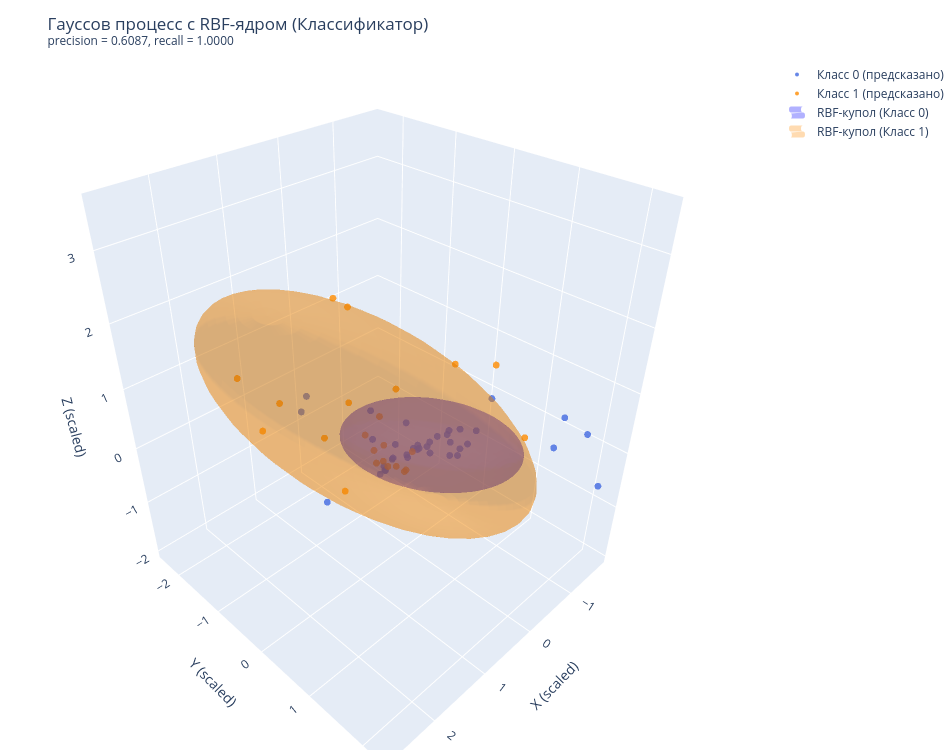

Notebook source saved alongside this figure:
### Code cell
def create_rbf_dome(data, n_std=1.8, n_pts=35):
    mean = np.mean(data, axis=0)
    cov = np.cov(data, rowvar=False)
    vals, vecs = np.linalg.eigh(cov)
    
    u = np.linspace(0, 2 * np.pi, n_pts)
    v = np.linspace(0, np.pi, n_pts)
    x = np.outer(np.cos(u), np.sin(v))
    y = np.outer(np.sin(u), np.sin(v))
    z = np.outer(np.ones_like(u), np.cos(v))
    sphere = np.stack([x, y, z], axis=-1)
    
    radii = n_std * np.sqrt(np.maximum(vals, 0))
    dome = (sphere * radii) @ vecs.T + mean
    return dome[:, :, 0], dome[:, :, 1], dome[:, :, 2]


# Выделяем точки для построения экспоненциальных куполов
pts_c0 = x_tr_sc[y_tr == 0]  # Класс 0 (Выборка 1)
pts_c1 = x_tr_sc[y_tr == 1]  # Класс 1 (Выборки 2 и 3)

# Считаем форму куполов
x_d0, y_d0, z_d0 = create_rbf_dome(pts_c0, n_std=1.8)
x_d1, y_d1, z_d1 = create_rbf_dome(pts_c1, n_std=1.8)


# ==============================================================
# 3. 3D-график в Plotly
# ==============================================================
fig = go.Figure()

# --- Точки Класса 0 (предсказанные или истинные) ---
fig.add_trace(go.Scatter3d(
    x=xt_sc[yg_pr == 0, 0],
    y=xt_sc[yg_pr == 0, 1],
    z=xt_sc[yg_pr == 0, 2],
    mode='markers',
    marker=dict(size=4, color='royalblue', opacity=0.8),
    name='Класс 0 (предсказано)'
))

# --- Точки Класса 1 (предсказанные или истинные) ---
fig.add_trace(go.Scatter3d(
    x=xt_sc[yg_pr == 1, 0],
    y=xt_sc[yg_pr == 1, 1],
    z=xt_sc[yg_pr == 1, 2],
    mode='markers',
    marker=dict(size=4, color='darkorange', opacity=0.8),
    name='Класс 1 (предсказано)'
))

# --- Объемная экспонента (купол RBF) для Класса 0 ---
fig.add_trace(go.Surface(
    x=x_d0, y=y_d0, z=z_d0,
    colorscale=[[0, 'blue'], [1, 'blue']],
    opacity=0.3,
    showscale=False,
    name='RBF-купол (Класс 0)',
    showlegend=True
))

# --- Объемная экспонента (купол RBF) для Класса 1 ---
fig.add_trace(go.Surface(
    x=x_d1, y=y_d1, z=z_d1,
    colorscale=[[0, 'darkorange'], [1, 'darkorange']],
    opacity=0.3,
    showscale=False,
    name='RBF-купол (Класс 1)',
    showlegend=True
))

# --- Оформление заголовка с метриками ---
fig.update_layout(
    title=f'Гауссов процесс с RBF-ядром (Классификатор)<br><sup>precision = {prec_gp:.4f}, recall = {rec_gp:.4f}</sup>',
    scene=dict(
        xaxis_title='X (scaled)',
        yaxis_title='Y (scaled)',
        zaxis_title='Z (scaled)'
    ),
    width=950,
    height=750,
    margin=dict(l=0, r=0, b=0, t=60)
)

fig.show()

### Figure 1 — Plotly figure (JSON) as saved in the notebook; plotly's stock layout.template omitted (floating-point values rounded to 4 significant figures; data arrays with more than 128 entries replaced by an {"elided": "..."} marker saying what was removed)
{"data": [{"marker": {"color": "royalblue", "opacity": 0.8, "size": 4}, "mode": "markers", "name": "Класс 0 (предсказано)", "type": "scatter3d", "x": [-1.05, -1.54, -1.293, -1.146, -0.008476, -0.7542, -0.1983, -1.07, -1.049, -0.5628, -1.543, 0.4142, 1.433, -1.746, 0.009497, 0.3659, -0.3399, 0.4074, -0.3248, 0.05591, -0.3518, -1.236, -0.6761, 0.003397, -1.045, -0.7924, -0.3268, -1.205, -0.2641, -0.959, 0.2421, -0.2708, -0.761, -0.8541, -0.8002, 0.2953, 0.4555], "y": [-0.5021, 0.01594, -0.1147, 1.658, -0.3223, 0.4656, 0.7692, 1.8, -0.1343, -0.1487, 2.218, -0.07565, -0.1701, 0.1101, -0.3227, -1.809, -0.2209, -0.07006, 0.4904, 0.936, -0.1173, -1.213, -0.1971, -0.01842, -0.1635, -1.561, -0.3411, -0.2178, -0.07408, 2.226, -2.115, -0.07683, -0.1212, -1.666, -1.037, -0.2101, -0.1298], "z": [-1.151, -0.6866, -0.5936, 0.1028, -0.5574, -0.2699, 0.1212, 0.7306, -0.4993, -0.5528, -0.4929, -0.3956, -0.4205, -0.1236, -0.5688, 0.01221, -0.5011, -0.4066, 0.01168, 0.241, -0.4497, -1.015, -0.5547, -0.3666, -0.5907, -1.309, -0.6852, -1.127, -0.3994, 0.7424, -0.4978, -0.3237, -0.4516, -0.8027, -1.132, -0.4726, -0.4794]}, {"marker": {"color": "darkorange", "opacity": 0.8, "size": 4}, "mode": "markers", "name": "Класс 1 (предсказано)", "type": "scatter3d", "x": [-1.502, 2.3, 0.5166, 1.827, -0.06663, 0.4544, 1.651, 1.139, 1.249, 0.2255, 0.8854, -0.6485, 1.418, 0.09756, 1.32, 1.21, 0.8436, 0.1485, 2.336, 0.8122, 0.3262, 1.737, 0.2049], "y": [-1.297, 1.29, 0.3995, -1.406, 0.7046, -2.383, 1.059, -1.938, -0.3829, 2.055, 0.5971, 0.9206, 0.5797, -0.1804, 0.801, -0.04831, 0.1899, -0.3702, 1.131, 0.7028, -0.103, 0.6503, -0.5088], "z": [-1.821, 3.487, -0.0816, 1.209, 1.529, -0.3613, 1.77, -0.306, 0.4649, 1.24, 0.3391, 1.351, 1.127, 0.7999, 1.039, -0.2831, 0.1344, -0.5548, 3.533, 0.2981, -0.3963, 1.797, -0.3979]}, {"colorscale": [[0, "blue"], [1, "blue"]], "name": "RBF-купол (Класс 0)", "opacity": 0.3, "showlegend": true, "showscale": false, "type": "surface", "x": {"elided": "35x35 float values"}, "y": {"elided": "35x35 float values"}, "z": {"elided": "35x35 float values"}}, {"colorscale": [[0, "darkorange"], [1, "darkorange"]], "name": "RBF-купол (Класс 1)", "opacity": 0.3, "showlegend": true, "showscale": false, "type": "surface", "x": {"elided": "35x35 float values"}, "y": {"elided": "35x35 float values"}, "z": {"elided": "35x35 float values"}}], "layout": {"height": 750, "margin": {"b": 0, "l": 0, "r": 0, "t": 60}, "scene": {"xaxis": {"title": {"text": "X (scaled)"}}, "yaxis": {"title": {"text": "Y (scaled)"}}, "zaxis": {"title": {"text": "Z (scaled)"}}}, "title": {"text": "Гауссов процесс с RBF-ядром (Классификатор)<br><sup>precision = 0.6087, recall = 1.0000</sup>"}, "width": 950}}
